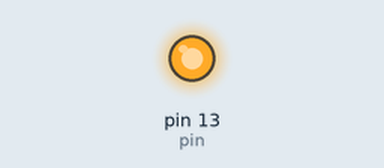
The sketch below on a simulated Arduino Uno, built with avr-gcc and run on an emulated ATmega328P. On the bench: output pins drawn as LEDs (lit = HIGH).

Above: at 0.5 s.
At 22.5 s:
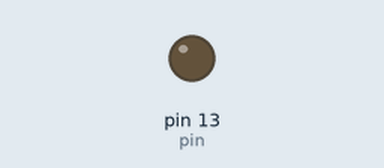
Timing chart, 0 to 27.3 s (numbered marks = the images above):
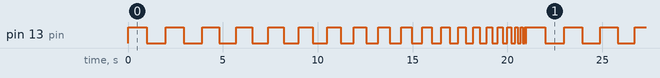

The sketch:

15-sijalica-ubrzava.ino
```cpp
int razmak = 1000;
int korak = 50;
int pin = 13;

void setup() {
  pinMode(pin, OUTPUT);
}

void loop() {
  digitalWrite(pin, HIGH);
  delay(razmak);
  digitalWrite(pin, LOW);
  delay(razmak);
  razmak -= korak;
  if (razmak < korak) razmak = 1000;
}
```

Measured:
- by itself, pin 13 (pin): moves between LOW and HIGH, repeating every 21.0 s
- by itself, everything shown: repeats every 21.0 s, in 40 steps
